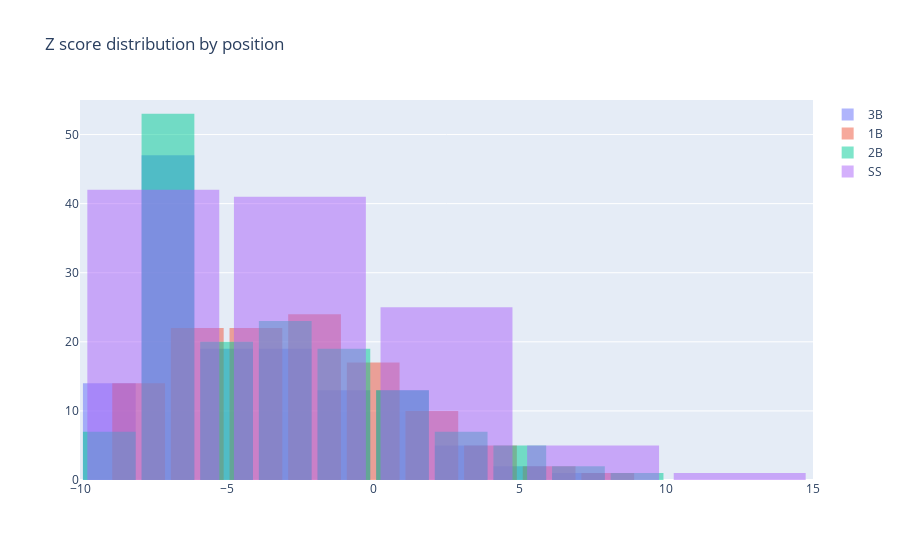

The code cell stored with this chart in its notebook:
### Code cell
fig = go.Figure()
fig.add_trace(go.Histogram(name='3B', x=b[b['Pos'].str.contains('3B')].sort_values('Value', ascending=False).drop_duplicates('playerid').head(300)['z'], 
                           nbinsx=10, opacity=.5))
fig.add_trace(go.Histogram(name='1B', x=b[b['Pos'].str.contains('1B')].sort_values('Value', ascending=False).drop_duplicates('playerid').head(300)['z'], 
                           nbinsx=10, opacity=.5))
fig.add_trace(go.Histogram(name='2B', x=b[b['Pos'].str.contains('2B')].sort_values('Value', ascending=False).drop_duplicates('playerid').head(300)['z'], 
                           nbinsx=10, opacity=.5))
fig.add_trace(go.Histogram(name='SS', x=b[b['Pos'].str.contains('SS')].sort_values('Value', ascending=False).drop_duplicates('playerid').head(300)['z'], 
                           nbinsx=10, opacity=.5))

fig.update_layout(title='Z score distribution by position', barmode='overlay', bargap=.1, yaxis_range=[0,55])
fig.show()

### Figure 1 — Plotly figure (JSON) as saved in the notebook; plotly's stock layout.template omitted (floating-point values rounded to 4 significant figures; data arrays with more than 128 entries replaced by an {"elided": "..."} marker saying what was removed)
{"data": [{"name": "3B", "nbinsx": 10, "opacity": 0.5, "type": "histogram", "x": {"elided": "133 float values"}}, {"name": "1B", "nbinsx": 10, "opacity": 0.5, "type": "histogram", "x": [8.228, 5.263, 5.062, 4.456, 4.193, 3.394, 3.193, 3.088, 2.785, 2.661, 2.572, 2.121, 1.949, 1.894, 1.774, 1.573, 1.268, 1.179, 0.9198, 0.8788, 0.8643, 0.8538, 0.8482, 0.8445, 0.8157, 0.7397, 0.7357, 0.5378, 0.1117, 0.0437, 0, -0.5083, -0.6115, -0.622, -0.6443, -1.065, -1.188, -1.209, -1.38, -1.68, -1.68, -1.707, -1.777, -1.82, -1.836, -1.877, -2.045, -2.14, -2.155, -2.163, -2.211, -2.211, -2.375, -2.677, -2.687, -2.783, -2.817, -2.821, -2.88, -3.027, -3.086, -3.086, -3.172, -3.19, -3.463, -3.516, -3.547, -3.883, -3.942, -4.017, -4.176, -4.246, -4.338, -4.398, -4.41, -4.472, -4.493, -4.55, -4.66, -4.76, -4.858, -5.144, -5.189, -5.268, -5.428, -5.736, -5.94, -5.988, -6.056, -6.179, -6.277, -6.282, -6.289, -6.296, -6.313, -6.506, -6.632, -6.735, -6.787, -6.874, -6.913, -6.932, -6.959, -7.02, -7.094, -7.109, -7.253, -7.299, -7.398, -7.45, -7.456, -7.541, -7.608, -7.728, -7.805, -7.947, -8.019]}, {"name": "2B", "nbinsx": 10, "opacity": 0.5, "type": "histogram", "x": {"elided": "150 float values"}}, {"name": "SS", "nbinsx": 10, "opacity": 0.5, "type": "histogram", "x": [11.85, 8.949, 8.342, 5.56, 5.471, 5.249, 4.831, 4.723, 4.526, 4.355, 3.926, 3.634, 3.178, 2.828, 2.627, 2.583, 2.198, 2.189, 2.121, 2.008, 1.782, 1.718, 1.09, 1.025, 0.6236, 0.3501, 0.333, 0.2994, 0.1863, 0.1012, 0, -0.2564, -0.2621, -0.2669, -0.2855, -0.4777, -0.7449, -1.071, -1.397, -1.489, -1.497, -1.538, -1.619, -1.629, -1.823, -2.07, -2.332, -2.445, -2.87, -2.927, -3.043, -3.19, -3.264, -3.356, -3.36, -3.384, -3.427, -3.447, -3.448, -3.466, -3.659, -3.825, -3.857, -3.945, -3.965, -4.171, -4.22, -4.308, -4.326, -4.549, -4.933, -4.97, -5.189, -5.195, -5.28, -5.528, -5.567, -5.584, -5.985, -5.988, -6.013, -6.055, -6.072, -6.12, -6.239, -6.286, -6.296, -6.335, -6.475, -6.488, -6.499, -6.502, -6.707, -6.709, -6.738, -6.787, -6.8, -6.814, -6.888, -6.904, -6.978, -7.109, -7.21, -7.245, -7.269, -7.303, -7.363, -7.429, -7.542, -7.897, -8.173, -8.175, -8.219, -9.172]}], "layout": {"bargap": 0.1, "barmode": "overlay", "title": {"text": "Z score distribution by position"}, "yaxis": {"range": [0, 55]}}}
